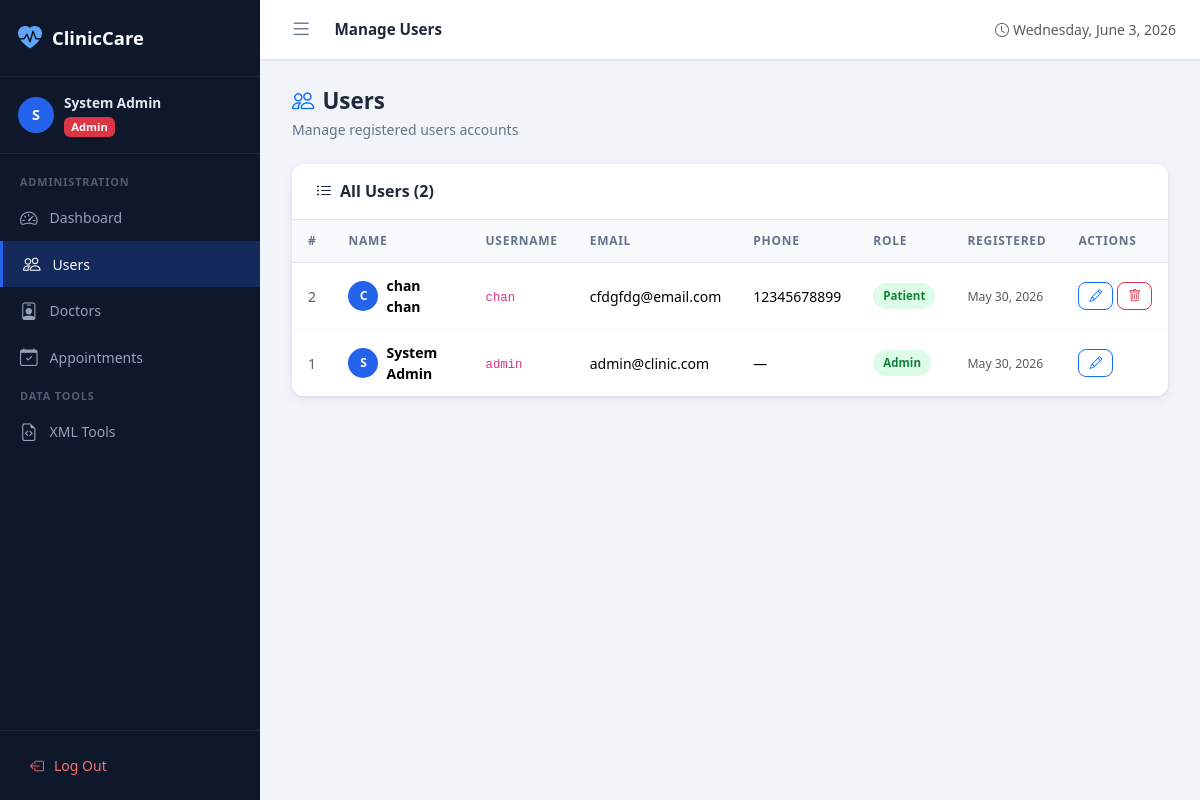
The page /admin/users.php (signed in) on the database its author committed.
### tables this page shows
CREATE TABLE `users` (
  `id` int(11) NOT NULL,
  `username` varchar(50) NOT NULL,
  `email` varchar(100) NOT NULL,
  `password` varchar(255) NOT NULL,
  `first_name` varchar(50) NOT NULL,
  `last_name` varchar(50) NOT NULL,
  `phone` varchar(20) DEFAULT NULL,
  `role` enum('admin','patient') NOT NULL DEFAULT 'patient',
  `created_at` timestamp NOT NULL DEFAULT current_timestamp(),
  `updated_at` timestamp NOT NULL DEFAULT current_timestamp() ON UPDATE current_timestamp()
);

### src/Database.php (called while the page is built, shortened)
<?php
class Database
{
    private static ?Database $instance = null;
    private PDO $pdo;
    private function __construct()
    {
        $socket = defined('DB_SOCKET') ? DB_SOCKET : '';
        if ($socket !== '') {
            $dsn = sprintf(
                'mysql:unix_socket=%s;dbname=%s;charset=utf8mb4',
                $socket,
                DB_NAME
            );
        } else {
            $dsn = sprintf(
                'mysql:host=%s;port=%d;dbname=%s;charset=utf8mb4',
                DB_HOST,
                DB_PORT,
                DB_NAME
            );
        }
        $options = [
            PDO::ATTR_ERRMODE            => PDO::ERRMODE_EXCEPTION,
            PDO::ATTR_DEFAULT_FETCH_MODE => PDO::FETCH_ASSOC,
            PDO::ATTR_EMULATE_PREPARES   => false,
        ];
        if (defined('PDO::MYSQL_ATTR_INIT_COMMAND')) {
            $options[PDO::MYSQL_ATTR_INIT_COMMAND] = "SET NAMES utf8mb4 COLLATE utf8mb4_unicode_ci";
        }
        try {
            $this->pdo = new PDO($dsn, DB_USER, DB_PASS, $options);
        } catch (PDOException $e) {
            throw new \RuntimeException('Database connection failed: ' . $e->getMessage(), (int) $e->getCode(), $e);
        }
    }
    public static function getInstance(): self
    {
        if (self::$instance === null) {
            self::$instance = new self();
        }
        return self::$instance;
    }
    public function execute(string $sql, array $params = []): PDOStatement
    {
        $stmt = $this->pdo->prepare($sql);
        $stmt->execute($params);
        return $stmt;
    }
    public function fetchAll(string $sql, array $params = []): array
    {
        return $this->execute($sql, $params)->fetchAll();
    }
}

### src/User.php (called while the page is built, shortened)
<?php
class User
{
    private Database $db;
    public function __construct()
    {
        $this->db = Database::getInstance();
    }
    public function getAll(): array
    {
        return $this->db->fetchAll(
            'SELECT id, username, email, first_name, last_name, phone, role, created_at
             FROM users ORDER BY created_at DESC'
        );
    }
}

### src/Auth.php (called while the page is built, shortened)
<?php
class Auth
{
    public static function id(): ?int
    {
        return isset($_SESSION['user_id']) ? (int) $_SESSION['user_id'] : null;
    }
}

### public/admin/users.php (the view, shortened to what this page needs)
<?php
$userModel = new User();
$patients = $userModel->getAll();
include dirname(__DIR__) . '/includes/header.php';
?>
<div class="page-header d-flex align-items-center justify-content-between">
    <div>
        <h2><i class="bi bi-people me-2 text-primary"></i>Users</h2>
        <p>Manage registered users accounts</p>
    </div>
</div>
<div class="table-card">
    <div class="table-card-header">
        <h5><i class="bi bi-list-ul me-2"></i>All Users (<?= count($patients) ?>)</h5>
    </div>
    <div class="table-responsive">
        <?php if (empty($patients)): ?>
        <div class="empty-state">
            <i class="bi bi-people d-block"></i>
            <h6>No users registered yet</h6>
        </div>
        <?php else: ?>
        <table class="table">
            <thead>
                <tr>
                    <th>#</th>
                    <th>Name</th>
                    <th>Username</th>
                    <th>Email</th>
                    <th>Phone</th>
                    <th>Role</th>
                    <th>Registered</th>
                    <th>Actions</th>
                </tr>
            </thead>
            <tbody>
                <?php foreach ($patients as $u): ?>
                <tr>
                    <td class="text-muted"><?= $u['id'] ?></td>
                    <td>
                        <div class="d-flex align-items-center gap-2">
                            <div class="user-avatar" style="width:30px;height:30px;font-size:.75rem">
                                <?= strtoupper(substr($u['first_name'], 0, 1)) ?>
                            </div>
                            <span
                                class="fw-semibold"><?= htmlspecialchars($u['first_name'] . ' ' . $u['last_name']) ?></span>
                        </div>
                    </td>
                    <td><code><?= htmlspecialchars($u['username']) ?></code></td>
                    <td><?= htmlspecialchars($u['email']) ?></td>
                    <td><?= htmlspecialchars($u['phone'] ?? '—') ?></td>
                    <td>
                        <span class="status-badge status-<?= $u['role'] === 'admin' ? 'confirmed' : 'active' ?>">
                            <?= ucfirst($u['role']) ?>
                        </span>
                    </td>
                    <td><small class="text-muted"><?= date('M j, Y', strtotime($u['created_at'])) ?></small></td>
                    <td>
                        <div class="d-flex gap-1">
                            <a href="<?= BASE_URL ?>/admin/users.php?edit=<?= $u['id'] ?>"
                                class="btn btn-sm btn-outline-primary btn-icon">
                                <i class="bi bi-pencil"></i>
                            </a>
                            <?php if ($u['id'] !== Auth::id()): ?>
                            <form method="post"
                                onsubmit="return confirm('Delete this user? This will also remove all their appointments.')">
                                <button type="submit" class="btn btn-sm btn-outline-danger btn-icon">
                                    <i class="bi bi-trash"></i>
                                </button>
                            </form>
                            <?php endif; ?>
                        </div>
                    </td>
                </tr>
                <?php endforeach; ?>
            </tbody>
        </table>
        <?php endif; ?>
    </div>
</div>
<?php include dirname(__DIR__) . '/includes/footer.php'; ?>

### public/assets/css/style.css (style rules this page uses)
:root { --primary: #2563eb; --primary-dark: #1d4ed8; --primary-light: #eff6ff; --success: #16a34a; --warning: #d97706; --danger: #dc2626; --sidebar-width: 260px; --sidebar-bg: #0f172a; --sidebar-text: #94a3b8; --sidebar-active: #2563eb; --topbar-height: 60px; --font-main: 'Segoe UI', system-ui, -apple-system, sans-serif; --radius: 12px; --shadow: 0 1px 3px rgba(0,0,0,.08), 0 4px 12px rgba(0,0,0,.06); }
*, *::before, *::after { box-sizing: border-box; }
body { font-family: var(--font-main); background: #f1f5f9; color: #1e293b; margin: 0; }
.user-avatar { width: 36px; height: 36px; border-radius: 50%; background: var(--primary); color: #fff; display: flex; align-items: center; justify-content: center; font-weight: 700; font-size: .9rem; flex-shrink: 0; }
.table-card { background: #fff; border-radius: var(--radius); box-shadow: var(--shadow); overflow: hidden; }
.table-card-header { display: flex; align-items: center; justify-content: space-between; padding: 18px 24px; border-bottom: 1px solid #e2e8f0; }
.table-card-header h5 { margin: 0; font-weight: 600; font-size: 1rem; }
.table-responsive { overflow-x: auto; }
.table { margin: 0; }
.table thead th { background: #f8fafc; color: #64748b; font-size: .75rem; text-transform: uppercase; letter-spacing: .06em; font-weight: 600; padding: 12px 16px; border-bottom: 1px solid #e2e8f0; white-space: nowrap; }
.table tbody td { padding: 12px 16px; vertical-align: middle; border-bottom: 1px solid #f1f5f9; font-size: .875rem; }
.table tbody tr:last-child td { border-bottom: none; }
.status-badge { display: inline-flex; align-items: center; gap: 5px; padding: 4px 10px; border-radius: 20px; font-size: .72rem; font-weight: 600; text-transform: capitalize; }
.status-confirmed { background: #dcfce7; color: #15803d; }
.status-active { background: #dcfce7; color: #15803d; }
.btn { border-radius: 8px; font-weight: 600; font-size: .875rem; padding: 8px 18px; }
.btn-sm { padding: 5px 12px; font-size: .8rem; }
.btn-icon { padding: 6px 10px; line-height: 1; }
.page-header { margin-bottom: 24px; }
.page-header h2 { font-size: 1.4rem; font-weight: 700; color: #1e293b; margin: 0; }
.page-header p { color: #64748b; margin: 4px 0 0; font-size: .875rem; }

### rows shown on the page
users: id "2", first_name "C", first_name+last_name "chan chan", username "chan", email "cfdgfdg@email.com", phone "12345678899", role "Patient", created_at "May 30, 2026"
users: id "1", first_name "S", first_name+last_name "System Admin", username "admin", email "admin@clinic.com", phone "—", role "Admin", created_at "May 30, 2026"

### other values the page prints
substr($_SESSION['full_name'], 0, 1) "S"
$_SESSION['full_name'] "System Admin"
$userRole "Admin"
$pageTitle "Manage Users"
count($patients) "2"
